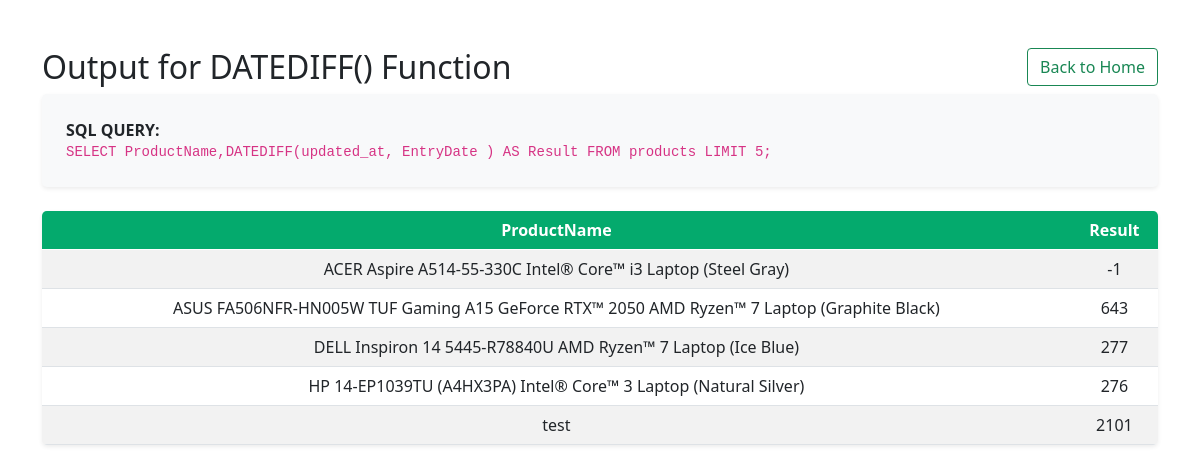
/Date_Functions/DATEDIFF_func.php, run on the app's committed database.
### tables this page shows
CREATE TABLE `products` (
  `ID` int(50) NOT NULL,
  `Category` varchar(50) NOT NULL,
  `ProductName` varchar(200) NOT NULL,
  `Quantity` int(50) NOT NULL,
  `Price` double NOT NULL,
  `EntryDate` timestamp NOT NULL DEFAULT current_timestamp() ON UPDATE current_timestamp(),
  `updated_at` timestamp NOT NULL DEFAULT current_timestamp(),
  `product_image` longblob NOT NULL
);

### Date_Functions/DATEDIFF_func.php (the view, shortened to what this page needs)
<?php
include '../db.php';
$sql = "SELECT ProductName,DATEDIFF(updated_at, EntryDate ) AS Result FROM products LIMIT 5;";
$result = $conn->query($sql);
?>
<head>
    <link href="https://cdn.jsdelivr.net/npm/bootstrap@5.0.2/dist/css/bootstrap.min.css" rel="stylesheet">
</head>
<body>
<div class='container mt-5'>
<div class= d-flex justify-content-between align-items-center mb-4>
<h2>Output for DATEDIFF() Function</h2>
<div class=ms-auto><a class='btn btn-outline-success' href='../index.php'>Back to Home</a></div>
</div>
<div class="p-4 rounded-3 mb-4 shadow-sm" style="background-color: #f8f9fa;">
    <p class="mb-0"><strong>SQL QUERY:</strong>
    <br><code><?php echo $sql?></code></p>
</div>
<table class='table table-striped table-hover rounded-3 overflow-hidden shadow-sm'>
    <thead style='background-color:#04AA6D; color:white'>
        <tr>
            <th class=text-center>ProductName</th>
            <th class=text-center>Result</th>
        </tr>
    </thead>
<?php
if ($result->num_rows > 0) {
    while($row = $result->fetch_assoc()) {
        echo "<tr>";
            echo "<td class='text-center'>" . $row['ProductName'] . "</td>";
            echo "<td class='text-center'>" . $row['Result'] . "</td>";
        echo "</tr>";
    }
} else {
    echo "<tr><td colspan='1'>0 results found or query failed.</td></tr>";
}
echo "</table>";
echo "</div>";
?>
</body>

### data on the page
products: ProductName "ACER Aspire A514-55-330C Intel® Core™ i3 Laptop (Steel Gray)", Result "-1"
products: ProductName "ASUS FA506NFR-HN005W TUF Gaming A15 GeForce RTX™ 2050 AMD Ryzen™ 7 Laptop (Graphite Black)", Result "643"
products: ProductName "DELL Inspiron 14 5445-R78840U AMD Ryzen™ 7 Laptop (Ice Blue)", Result "277"
products: ProductName "HP 14-EP1039TU (A4HX3PA) Intel® Core™ 3 Laptop (Natural Silver)", Result "276"
products: ProductName "test", Result "2101"

### other printed values
$sql "SELECT ProductName,DATEDIFF(updated_at, EntryDate ) AS Result FROM products LIMIT 5;"
